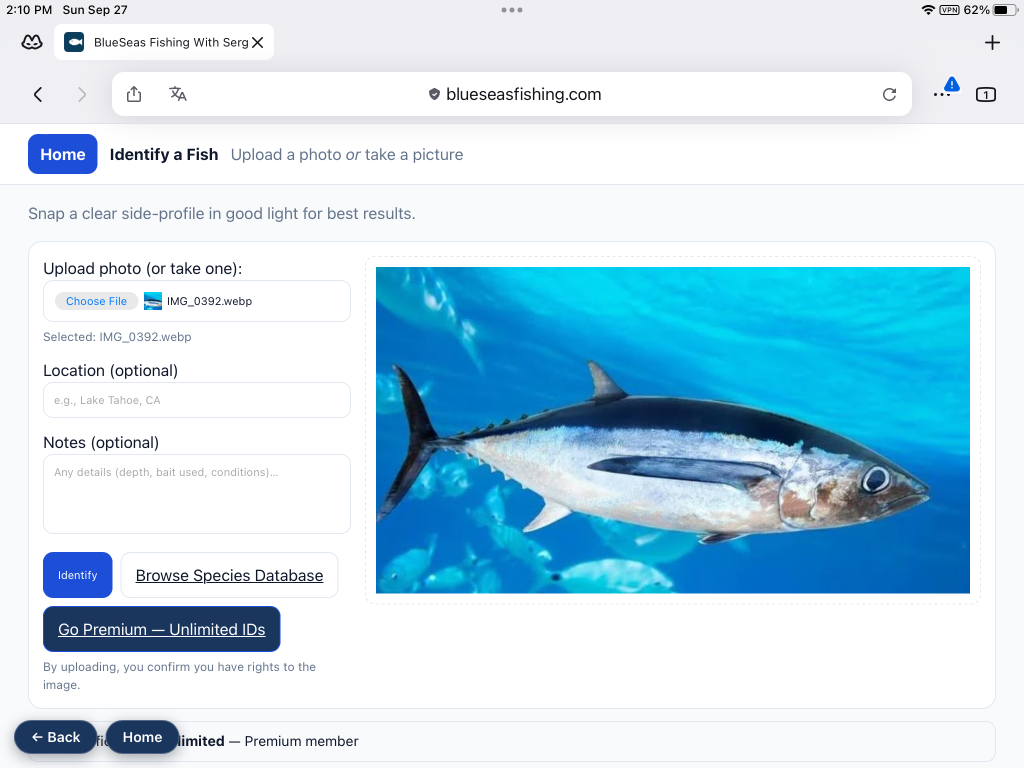
#> input picture Assets/android/iPad identify.PNG, 2048 x 1536 px, found by its file name (shown at 1/2 size)
$ python make_play_screens.py
#> lines starting #> are read from the running program, lines starting #| are printed output that depends on the picture
"""Crop browser-chrome out of device screenshots and produce Play-ready assets.

Play Console rules (phone & tablet screenshots):
  - PNG/JPEG, min side >= 320px, max side <= 3840px, max side <= 2x min side.
Crops chosen from row-profile analysis (tools/analyze_screens.py).
"""
from PIL import Image
import os

SRC = r'C:\blueseasfishing\Assets\android'
OUT = os.path.join(SRC, 'play-upload')
os.makedirs(OUT, exist_ok=True)

# name -> (source file, crop box (l, t, r, b), out base name, exact target (w,h) or None)
JOBS = [
    # iPads 2048x1536: content starts ~384 (chrome 0-345, white pad 350-390).
    # Crop to 2048x1126, then stretch ~2% to exact 16:9 = 2048x1152.
    ('tab-1-identify.png',  'iPad identify.PNG',              (0, 384, 2048, 1510), (2048, 1152)),
    ('tab-2-identified.png','iPad identified.PNG',            (0, 384, 2048, 1510), (2048, 1152)),
    ('tab-3-database.png',  'iPad fish identification.PNG',   (0, 384, 2048, 1510), (2048, 1152)),
    # Mobiles 1179x2556: chrome ends ~230; bottom: home-indicator bar ~2440-2556.
    # Crop y 230-2437 -> 1179x2207, then squash ~5% to exact 9:16 = 1179x2096.
    ('phone-1-main.png',    'Mobile main screen.PNG',         (0, 340, 1179, 2437), (1179, 2096)),
    ('phone-2-identify.png','Mobile identify.PNG',            (0, 230, 1179, 2437), (1179, 2096)),
    ('phone-3-analysis.png','Mobile analysis.PNG',            (0, 380, 1179, 2437), (1179, 2096)),
    ('phone-4-identified.png','Mobile identified.PNG',        (0, 230, 1179, 2437), (1179, 2096)),
    # Older 1080x2408 shot: blue Safari bar 0-66, page from ~70.
    # Crop y 70-2077 -> 1080x2007, then squash ~4.5% to exact 9:16 = 1080x1920.
    ('phone-5-upload.png',  'Mobile upload photo.jpg',        (0, 70, 1080, 2077), (1080, 1920)),
]

for out_name, src_name, box, target in JOBS:
    im = Image.open(os.path.join(SRC, src_name)).convert('RGB')
#> im is the input picture: PIL image 2048x1536 RGB; mean R, G, B 188.6, 219.2, 233.9
    c = im.crop(box)
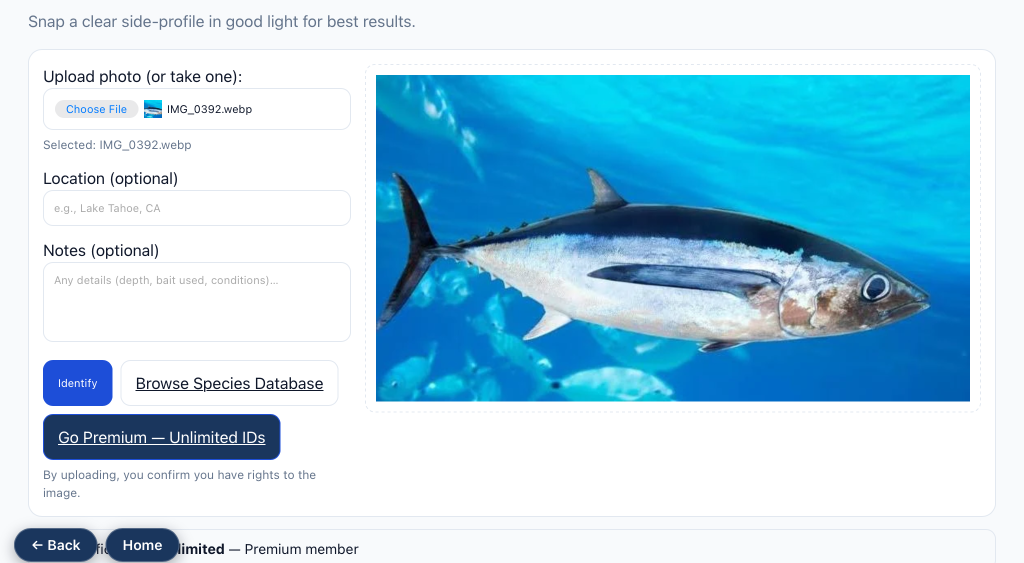
#> c: PIL image 2048x1126 RGB (shown at 1/2 size); mean R, G, B 170, 211.4, 230.1
    if target and c.size != target:
        c = c.resize(target, Image.LANCZOS)
#> c: PIL image 2048x1152 RGB
    dst = os.path.join(OUT, out_name)
    c.save(dst, 'PNG', optimize=True)
    w, h = c.size
#> w = 2048; h = 1152
    print(f'{out_name}: {w}x{h}  ratio={w/h:.3f}  {os.path.getsize(dst)//1024}KB')
#| tab-1-identify.png: 2048x1152  ratio=1.778  790KB
#> pass 2 of the loop `for out_name, src_name, box, target in JOBS:`:
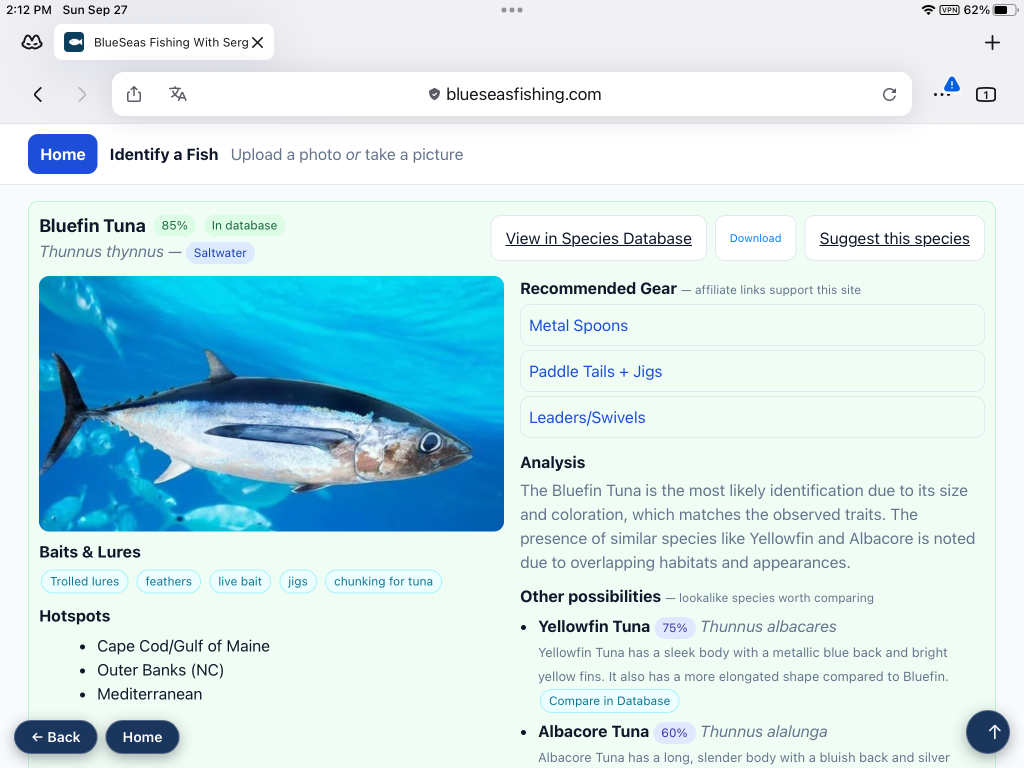
#> input picture Assets/android/iPad identified.PNG, 2048 x 1536 px, found by its file name (shown at 1/2 size)
#> im is the input picture: PIL image 2048x1536 RGB; mean R, G, B 202.8, 228.4, 233.6
#> `c = im.crop(box)`:
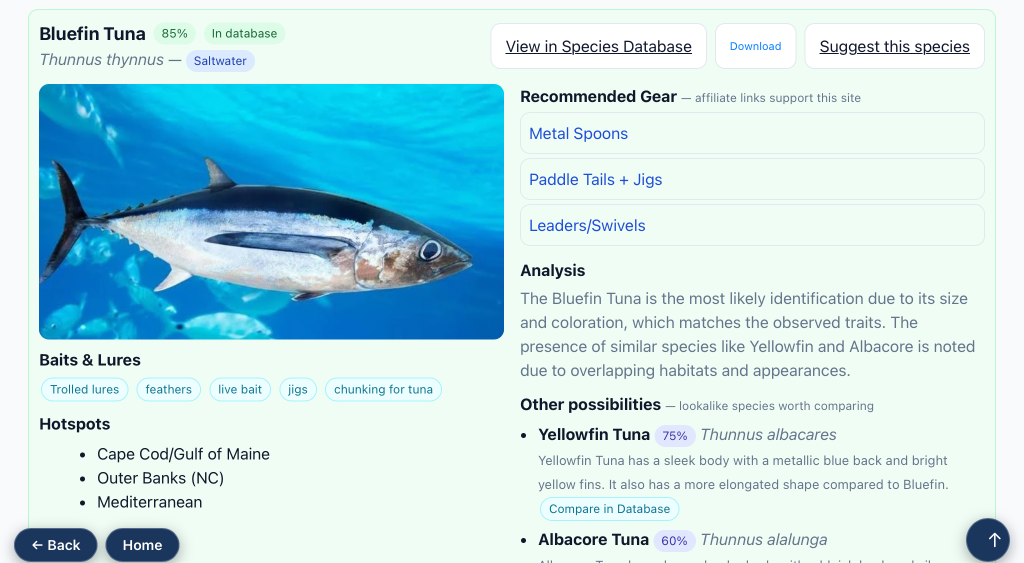
#> c: PIL image 2048x1126 RGB (shown at 1/2 size); mean R, G, B 189.8, 224.1, 230
#| tab-2-identified.png: 2048x1152  ratio=1.778  774KB
#> pass 3 of the loop `for out_name, src_name, box, target in JOBS:`:
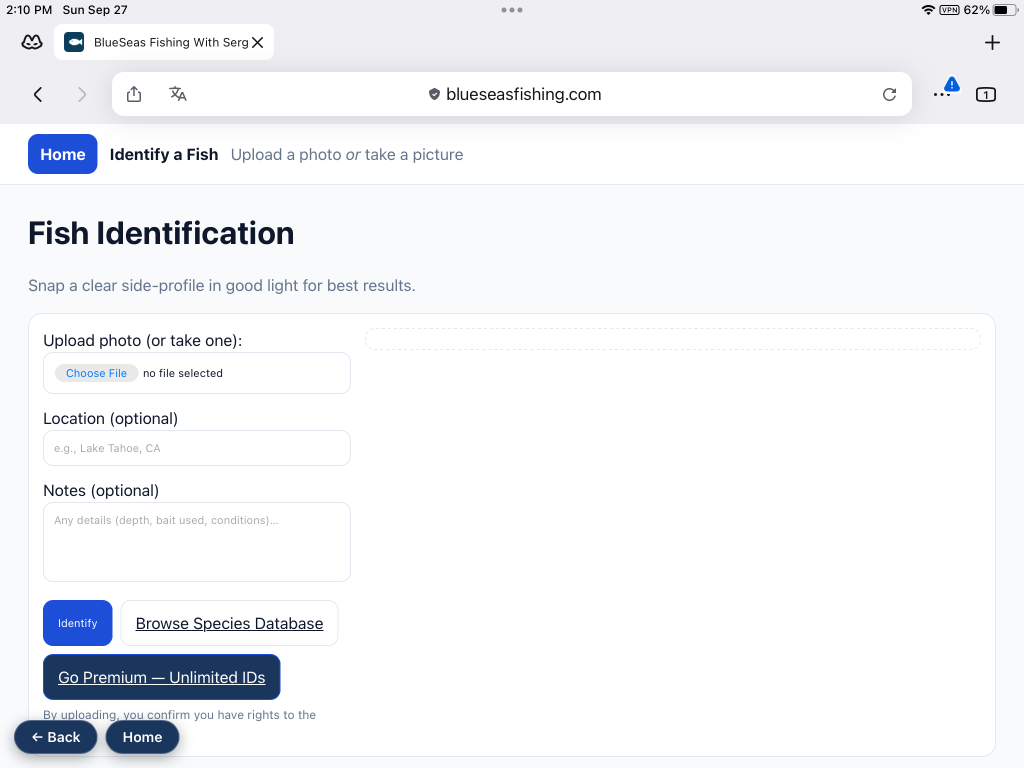
#> input picture Assets/android/iPad fish identification.PNG, 2048 x 1536 px, found by its file name (shown at 1/2 size)
#> im is the input picture: PIL image 2048x1536 RGB; mean R, G, B 242.2, 243.7, 246.6
#> `c = im.crop(box)`:
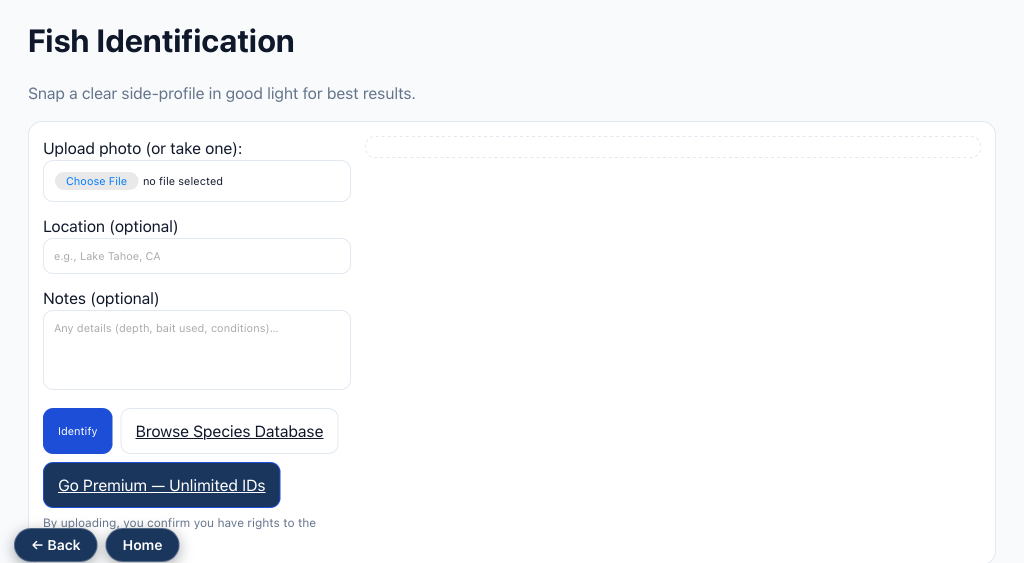
#> c: PIL image 2048x1126 RGB (shown at 1/2 size); mean R, G, B 243.2, 244.9, 247.5
#| tab-3-database.png: 2048x1152  ratio=1.778  152KB
#> (the run stopped early here; a loop or call above may not have finished)
